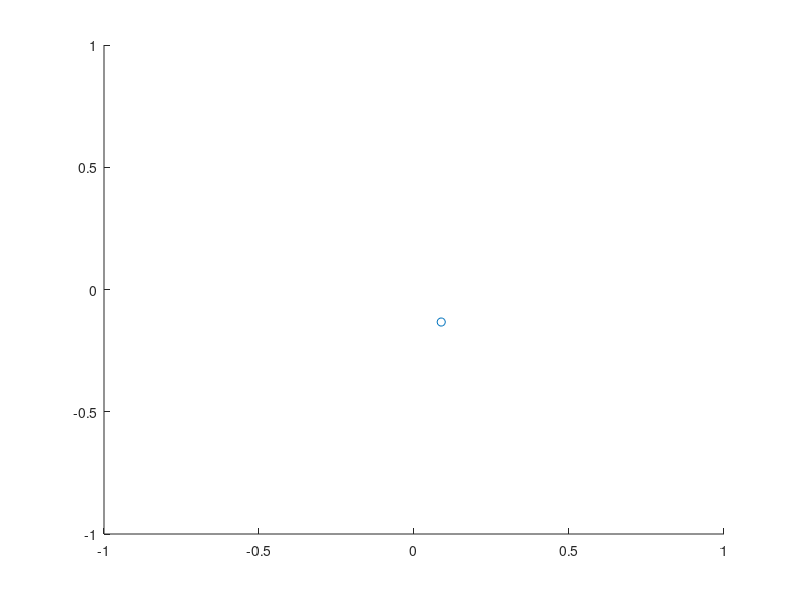

Source code (MATLAB):
%initialize parameters
clear all
t_end = 100;
particleAmount = 50;
parameterAmount = 2;
limits = [-1 1; -1 1]; % parameter limits


% generate the swarm and velocity matrices
swarm = zeros(t_end, particleAmount, parameterAmount);
swarmd = zeros(t_end, particleAmount, 2);
velocity = zeros(particleAmount, parameterAmount);
velocityd = zeros(particleAmount, 2);
bestpars = zeros(particleAmount, parameterAmount); % best parameters for each particle 
bestparsd = zeros(particleAmount, 2); % best discrete parameters ""
bestresults = zeros(particleAmount,1);
bestidx = 0;        % holder for the global best index
bestval = 0;

% initialize swarm
for ind = 1:particleAmount 
    for par = 1:parameterAmount
       swarm(1,ind,par) = limits(par,1)+rand()*(limits(par,2)-limits(par,1));
    end
end

for ind = 1:particleAmount
    params = swarm(1,ind,:);
    val = -swarm(1,ind,1)^2-swarm(1,ind,2)^2;
    bestpars(ind,:) = swarm(1,ind,:);
    bestparsd(ind,:) = swarmd(1,ind,:);
    bestresults(ind) = val;
end

[bestval, bestidx] = max(bestresults);

paratemp = zeros(particleAmount, 14); % DEBUG VARIABLE FOR FINDING TIME INTENSIVE PARAMETER COMBINATIONS

    meas_t = zeros(t_end,1);
for t=2:t_end
    
    swarm_temp = squeeze(swarm(t-1,:,:)); % required for matrix subtraction
    % create parameter validity matrix to ignore bad personal bests
    validity = bestresults;
    validity(validity(:,1)==-100) = 0;
    validity(validity(:,1)~=0) = 1;
    sparvalidity = sparse(diag(validity));
        
    % calculate velocity
    
     velocity = velocity...
         + 2*rand(size(velocity)).*(bestpars-swarm_temp)...
         + 2*rand(size(velocity))...
         .*(ones(particleAmount,1)*bestpars(bestidx,:)-swarm_temp);
    velocityLimitFraction = 0.1;
    for ind = 1:particleAmount
        for par = 1:parameterAmount
%            velocity(ind,par) = velocity(ind,par)+2*rand()*(bestpars(ind,par)-swarm_temp(ind,par))+2*rand()*(bestpars(bestidx,par)-swarm_temp(ind,par));
            % limit velocity
            velocity(ind,par) = max(min(velocity(ind,par),velocityLimitFraction*(limits(par,2)-limits(par,1))),velocityLimitFraction*(limits(par,1)-limits(par,2)));
        end
    end

    % update swarm locations
    
    swarm(t,:,:) = swarm_temp + velocity;
    
    % check boundaries
    boundcheck = zeros(size(swarm_temp));
    boundcheck(:,par) = swarm(t,:,par) - max(min(swarm(t,:,par),limits(par,2)),limits(par,1));
 
    %boundcheck(boundcheck~=0) = 1;
 
    % simulate
    for ind = 1:particleAmount 
        if size(boundcheck(ind)==0) % check that none of the values is over limits
            params = swarm(t,ind,:); % TODO: discrete value handling
            result = -swarm(t,ind,1)^2-swarm(t,ind,2)^2;
        else
            result = -200;
        end
        if result > bestresults(ind)
            bestpars(ind,:) = swarm(t,ind,:);
            bestparsd(ind,:) = swarmd(1,ind,:);
            bestresults(ind) = result;
        end
    end
    
    % update global best value
    [bestvalcand, bestidxcand] = max(bestresults);
    if(bestvalcand > bestval)
       bestval = bestvalcand;
       bestidx = bestidxcand;
    end
    
   
    
    t
end

% % display figure
hf = figure('color','white');
hold on
x = swarm(1,:,1);
y = swarm(1,:,2);
ht = scatter(x,y);
set(ht,'XDataSource','x')
set(ht,'YDataSource','y')
drawnow

for t = 1:t_end
    pause(0.01)
    x = swarm(t,:,1);
    y = swarm(t,:,2);
    refreshdata(hf,'caller');
    axis([limits(1,1) limits(1,2) limits(2,1) limits(2,2)])
    drawnow
end


%params = combineparams(bestpars(bestidx,:)', bestparsd(bestidx,:));
%[objects, constraints] = design_PMSM_generator(params)

